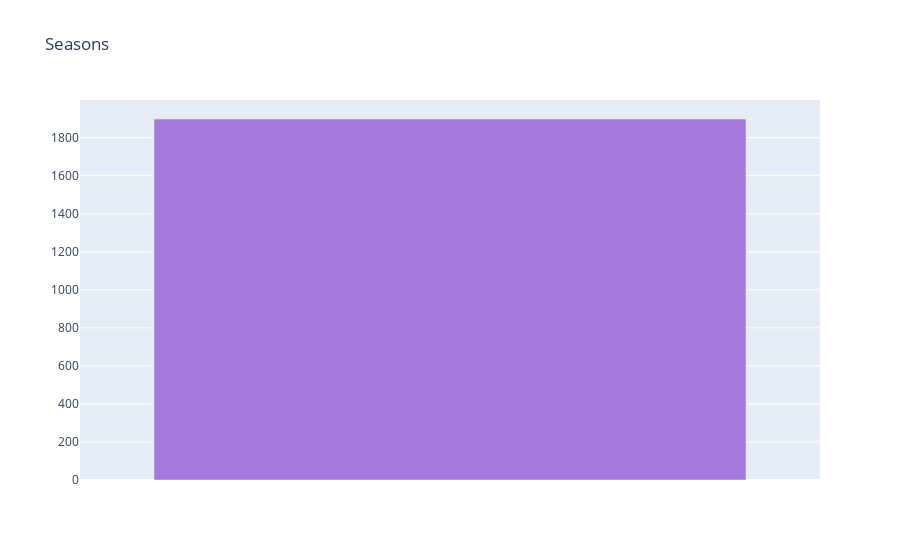

This figure's notebook cell:
### Code cell
col = 'season_count'
vc1 = d1[col].value_counts().reset_index()
#vc1 = vc1.rename(columns = {col : "count", "index" : col})
vc1['percent'] = vc1['count'].apply(lambda x : 100*x/sum(vc1['count']))
vc1 = vc1.sort_values(col)

trace1 = go.Bar(x=vc1[col], y=vc1["count"], name="TV Shows", marker=dict(color="#a678de"))
data = [trace1]
layout = go.Layout(title="Seasons", legend=dict(x=0.1, y=1.1, orientation="h"))
fig = go.Figure(data, layout=layout)
fig.show()

### Figure 1 — Plotly figure (JSON) as saved in the notebook; plotly's stock layout.template omitted (floating-point values rounded to 4 significant figures)
{"data": [{"marker": {"color": "#a678de"}, "name": "TV Shows", "type": "bar", "x": [""], "y": [1898]}], "layout": {"legend": {"orientation": "h", "x": 0.1, "y": 1.1}, "title": {"text": "Seasons"}}}
